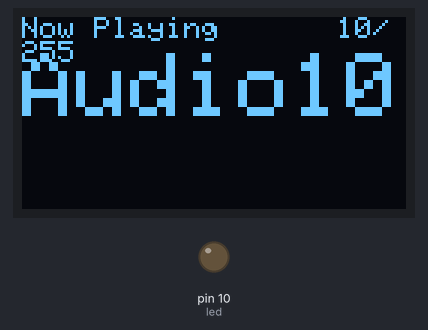
A sketch run on a simulated Arduino Uno, built with avr-gcc and run on an emulated ATmega328P. Parts: 128×64 one-colour display, output pins drawn as LEDs (lit = HIGH). Storage starts empty; the audio player accepts every command and is not drawn.

Above: at 0.55 s.
At 1.53 s:
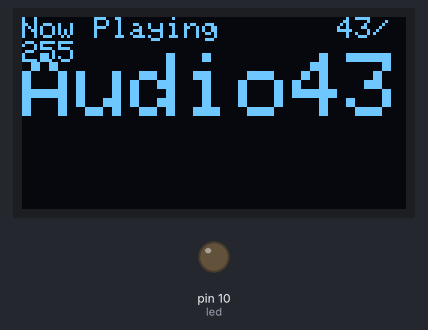
At 2.19 s:
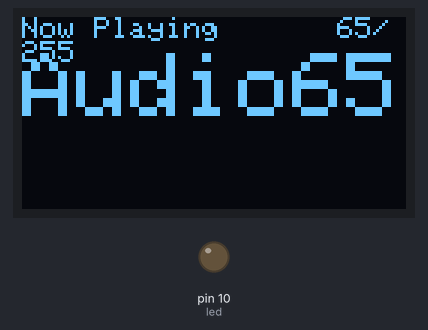
At 2.85 s:
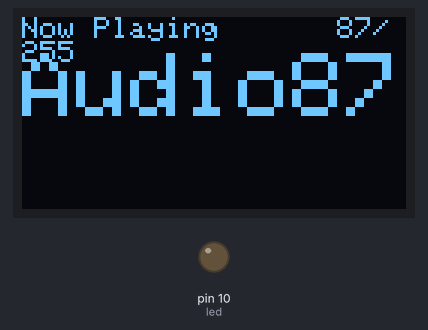
At 5.27 s:
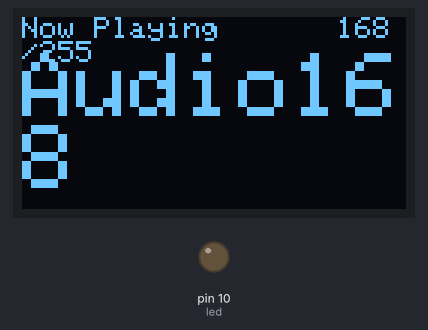
At 7.9 s:
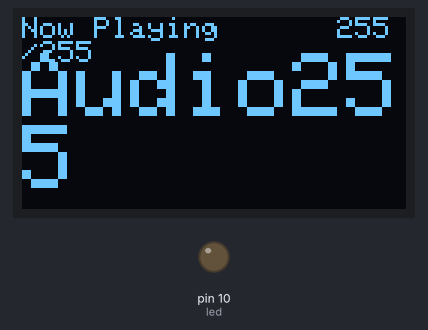

The sketch:

MP3_Player.ino
```cpp
#include "SD.h"
#include "SPI.h"
#include "TMRpcm.h"
#include <Adafruit_SSD1306.h>

#define SD_ChipSelectPin 8
#define led 10
#define repeatBtn 4

uint8_t skipBtns[2] = {5, 6}; // back, forward

TMRpcm tmrpcm;
Adafruit_SSD1306 display = Adafruit_SSD1306();

uint8_t totalIndicies = 0;
uint8_t currentIndex = 1;

bool repeat = false;

void disp()
{
  if (currentIndex > totalIndicies)
    currentIndex = 1;
  else if (currentIndex == 0)
    currentIndex = totalIndicies;

  display.clearDisplay();
  display.setTextSize(0.999);
  display.setCursor(0, 0);
  display.print("Now Playing");
  if (repeat == true)
  {
    display.setTextSize(0.999);
    display.setCursor(85, 0);
    display.print("R");
    display.display();
  }
  display.setCursor(105, 0);
  display.print(String(currentIndex) + "/" + String(totalIndicies));
  display.setTextSize(3.5);
  display.setCursor(0, 12);
  display.print("Audio" + String(currentIndex));
  display.display();
}

void setup()
{
  display.begin(SSD1306_SWITCHCAPVCC, 0x3c);
  display.setTextColor(WHITE);
  display.setTextSize(2.99999);
  display.clearDisplay();

  tmrpcm.speakerPin = 9;
  pinMode(led, OUTPUT);
  digitalWrite(led, LOW);

  pinMode(repeatBtn, INPUT);
  pinMode(skipBtns[0], INPUT);
  pinMode(skipBtns[1], INPUT);

  if (!SD.begin(SD_ChipSelectPin))
  {
    bool displayed = false;
    while (!SD.begin(SD_ChipSelectPin))
    {
      if (displayed == false)
      {
        display.print("Insert SD Card");
        display.display();
        displayed = true;
      }
    }
  }
  display.clearDisplay();
  display.display();

  File root = SD.open("/");
  while (true)
  {
    File entry = root.openNextFile();
    if (!entry)
      break;
    totalIndicies++;
    entry.close();
  }
  totalIndicies--;

  tmrpcm.volume(5);
}

void loop()
{
  if (totalIndicies != 0)
  {
    if (tmrpcm.isPlaying())
    {
      delay(1500);
      if (digitalRead(repeatBtn) == HIGH) // repeat
      {
        repeat = !repeat;

        if (repeat == true)
        {
          currentIndex--;
          disp();
        }
        else
        {
          disp();
          currentIndex++;
        }
      }

      else if (digitalRead(5) == HIGH && repeat == false) // backwards
      {
        currentIndex -= 2;
        tmrpcm.stopPlayback();
      }
      else if (digitalRead(6) == HIGH && repeat == false) // forwards
        tmrpcm.stopPlayback();
    }

    else
    {

      digitalWrite(led, LOW);

      disp();

      String file = "Audio" + String(currentIndex) + ".wav";
      tmrpcm.play((char *)file.c_str());

      digitalWrite(led, HIGH);
      if (repeat == false)
        currentIndex++;
    }
  }
}
```
